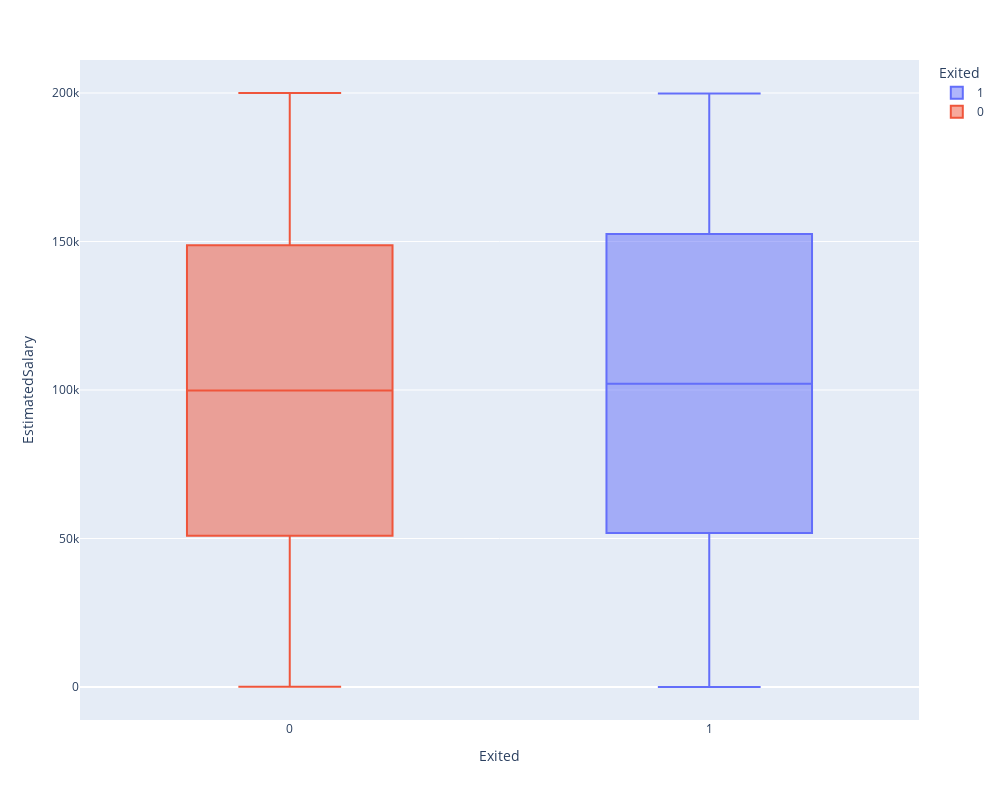

Notebook code for this chart:
### Code cell
fig=px.box(data,x="Exited",y="EstimatedSalary",color="Exited")
fig.update_layout(width=1000,height=800)

fig.write_html("Salary boxplot.html")
fig.show()

### Figure 1 — Plotly figure (JSON) as saved in the notebook; plotly's stock layout.template omitted (floating-point values rounded to 4 significant figures; data arrays with more than 128 entries replaced by an {"elided": "..."} marker saying what was removed)
{"data": [{"alignmentgroup": "True", "hovertemplate": "Exited=%{x}<br>EstimatedSalary=%{y}<extra></extra>", "legendgroup": "1", "marker": {"color": "#636efa"}, "name": "1", "notched": false, "offsetgroup": "1", "orientation": "v", "showlegend": true, "type": "box", "x": {"elided": "1964 int values"}, "x0": " ", "xaxis": "x", "y": {"elided": "1964 float values"}, "y0": " ", "yaxis": "y"}, {"alignmentgroup": "True", "hovertemplate": "Exited=%{x}<br>EstimatedSalary=%{y}<extra></extra>", "legendgroup": "0", "marker": {"color": "#EF553B"}, "name": "0", "notched": false, "offsetgroup": "0", "orientation": "v", "showlegend": true, "type": "box", "x": {"elided": "7677 int values"}, "x0": " ", "xaxis": "x", "y": {"elided": "7677 float values"}, "y0": " ", "yaxis": "y"}], "layout": {"boxmode": "overlay", "height": 800, "legend": {"title": {"text": "Exited"}, "tracegroupgap": 0}, "margin": {"t": 60}, "width": 1000, "xaxis": {"anchor": "y", "categoryarray": [1, 0], "categoryorder": "array", "domain": [0, 1], "title": {"text": "Exited"}}, "yaxis": {"anchor": "x", "domain": [0, 1], "title": {"text": "EstimatedSalary"}}}}
